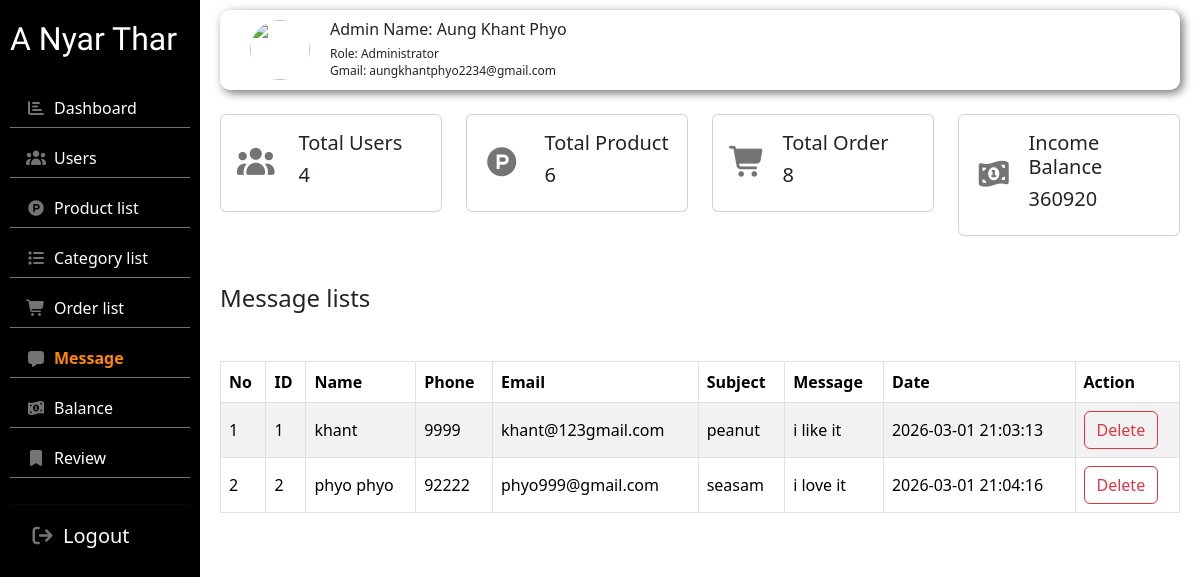
Screenshot of /admin/message.php (signed in) with the database file from the repository.
### tables this page shows
CREATE TABLE `user` (
  `user_id` int NOT NULL AUTO_INCREMENT,
  `user_name` varchar(30) DEFAULT NULL,
  `user_email` varchar(30) DEFAULT NULL,
  `user_pass` varchar(15) DEFAULT NULL,
  `user_phone` varchar(15) DEFAULT NULL,
  `user_address` varchar(25) DEFAULT NULL,
  `role` varchar(15) DEFAULT NULL,
  PRIMARY KEY (`user_id`)
);

CREATE TABLE `contact` (
  `ct_id` int NOT NULL AUTO_INCREMENT,
  `ct_name` varchar(30) DEFAULT NULL,
  `ct_phone` int DEFAULT NULL,
  `ct_email` varchar(30) DEFAULT NULL,
  `ct_subject` varchar(50) DEFAULT NULL,
  `ct_message` varchar(200) DEFAULT NULL,
  `ct_date` varchar(30) DEFAULT NULL,
  PRIMARY KEY (`ct_id`)
);

### admin/message.php (the view, shortened to what this page needs)
<?php
    include('db.php');
    $adminname = "";
    if(isset($_SESSION["admin_id"])){
        $adminid = $_SESSION['admin_id'];
        $getusername = "SELECT * FROM user WHERE user_id = '$adminid'";
        $res11 = mysqli_query($conn, $getusername);
        $admindata = mysqli_fetch_array($res11);
        if($admindata){
            $adminname = $admindata['user_name'];
            $adminemail = $admindata['user_email'];
        }
    }
    $countuser = "SELECT COUNT(*) as usertotal FROM user;";
    $res11 = mysqli_query($conn, $countuser);
    $user1 = mysqli_fetch_array($res11);
    $totaluser = $user1['usertotal'];
    $countpro = "SELECT COUNT(*) as prototal FROM product;";
    $res22 = mysqli_query($conn, $countpro);
    $product2 = mysqli_fetch_array($res22);
    $prototal = $product2['prototal'];
    $countincome = "SELECT sum(final_total) as incomebal FROM orders;";
    $res33 = mysqli_query($conn, $countincome);
    $inconme33 = mysqli_fetch_array($res33);
    $incomebal = $inconme33['incomebal'];
    $countorder = "SELECT COUNT(*) as ordertotal FROM orders;";
    $res44 = mysqli_query($conn, $countorder);
    $order44 = mysqli_fetch_array($res44);
    $ordertotal = $order44['ordertotal'];
?>
<!doctype html>
<html lang="en">
    <head>
        <link href="https://cdn.jsdelivr.net/npm/bootstrap@5.3.8/dist/css/bootstrap.min.css" rel="stylesheet">
        <link rel="stylesheet" href="https://cdnjs.cloudflare.com/ajax/libs/font-awesome/7.0.1/css/all.min.css">
        <link rel="stylesheet" href="./backend.css">
    </head>
    <body class="message-page">
        <div class="container-fluid">
            <div class="row">
                <div class="sider col-lg-2" style="height: 100vh;">
                    <h2 class="anyarthar">A Nyar Thar</h2>
                    <ul class="list-group list-group-flush">
                        <li class="list-group-item bg-black">
                            <i class="icon fa-solid fa-chart-bar me-2"></i><a class="link" href="./index.php">Dashboard</a>
                        </li>
                        <li class="list-group-item bg-black">
                            <i class="icon fa-solid fa-users me-2"></i></i><a class="link" href="./users.php">Users</a>
                        </li>
                        <li class="list-group-item bg-black">
                            <i class="icon fa-brands fa-product-hunt me-2"></i><a class="link" href="./product.php">Product list</a>
                        </li>
                        <li class="list-group-item bg-black">
                            <i class="icon fa-solid fa-list me-2"></i><a class="link" href="./category.php">Category list</a>
                        </li>
                        <li class="list-group-item bg-black">
                            <i class="icon fa-solid fa-cart-shopping me-2"></i><a class="link" href="./order.php">Order list</a>
                        </li>
                        <li class="list-group-item bg-black">
                            <i class="icon fa-solid fa-message me-2"></i><a class="link" href="./message.php">Message</a>
                        </li>
                        <li class="list-group-item bg-black">
                            <i class="icon fa-solid fa-money-bill-1-wave me-2"></i></i><a class="link" href="./balance.php">Balance</a>
                        </li>
                        <li class="list-group-item bg-black">
                            <i class="icon fa-solid fa-bookmark me-2"></i><a class="link" href="./review.php">Review</a>
                        </li><hr>
                    </ul>
                    <div class="logout d-flex align-items-center">
                        <button onclick="logout()"><i class="logouticon fa-solid fa-arrow-right-from-bracket me-2"></i>Logout</button>
                    </div>
                </div>
                <div class="main col-lg-10 col-md--10">
                    <div class=" row">
                        <div class="col-lg-12 col-md-12">
                            <div class="adminpro d-flex align-items-center">
                                <div class="proimg">
                                    <img src="./projectphoto/profile photo1.png" alt="">
                                </div>
                                <div class="admindetial">
                                    <h5>Admin Name: <?php echo $adminname ?></h5>
                                    <h6>Role: Administrator</h6>
                                    <h6>Gmail: <?php echo $adminemail ?></h6>
                                </div>
                            </div>
                        </div>
                    </div>
                    <div class="row my-4">
                        <div class="col-lg-3 col-md-3">
                            <div class="card">
                                <div class="card-body d-flex align-items-center">
                                    <div class="me-3">
                                        <i class="icon fa-solid fa-users me-2"></i>
                                    </div>
                                    <div>
                                        <h5>Total Users</h5>
                                        <h5><?php echo $totaluser ?></h5>
                                    </div>
                                </div>
                            </div>
                        </div>
                        <div class="col-lg-3 col-md-3">
                            <div class="card">
                                <div class="card-body d-flex align-items-center">
                                    <div class="me-3">
                                        <i class="icon fa-brands fa-product-hunt me-2"></i>
                                    </div>
                                    <div>
                                        <h5>Total Product</h5>
                                        <h5><?php echo $prototal ?></h5>
                                    </div>
                                </div>
                            </div>
                        </div>
                        <div class="col-lg-3 col-md-3">
                            <div class="card">
                                <div class="card-body d-flex align-items-center">
                                    <div class="me-3">
                                        <i class="icon fa-solid fa-cart-shopping"></i>
                                    </div>
                                    <div>
                                        <h5>Total Order</h5>
                                        <h5><?php echo $ordertotal ?></h5>
                                    </div>
                                </div>
                            </div>
                        </div>
                        <div class="col-lg-3 col-md-3">
                            <div class="card">
                                <div class="card-body d-flex align-items-center">
                                    <div class="me-3">
                                        <i class="icon fa-solid fa-money-bill-1-wave"></i>
                                    </div>
                                    <div>
                                        <h5>Income Balance</h5>
                                        <h5><?php echo $incomebal ?></h5>
                                    </div>
                                </div>
                            </div>
                        </div>
                    </div>
                    <div class="row">
                        <div class="messagelist">
                            <div class="d-flex justify-content-between align-items-center pt-4 pb-3">
                                <div>
                                    <h4>Message lists</h4>
                                </div>
                            </div>
                            <div class="ptable my-4">
                                <table class="table table-bordered table-striped ">
                                    <thead class="align-middle">
                                        <tr>
                                            <th>No</th>
                                            <th>ID</th>
                                            <th>Name</th>
                                            <th>Phone</th>
                                            <th>Email</th>
                                            <th>Subject</th>
                                            <th>Message</th>
                                            <th>Date</th>
                                            <th>Action</th>
                                        </tr>
                                    </thead>
                                    <tbody class="align-middle">
                                        <?php
                                            $getmessagedata = "SELECT * FROM contact";
                                            $getdata = mysqli_query($conn, $getmessagedata);
                                            $i = 1;
                                            while($ctdata = mysqli_fetch_array($getdata)):
                                        ?>
                                        <tr>
                                            <td> <?php echo $i++ ?> </td>
                                            <td> <?php echo $ctdata['ct_id'] ?> </td>
                                            <td> <?php echo $ctdata['ct_name'] ?> </td>
                                            <td> <?php echo $ctdata['ct_phone'] ?> </td>
                                            <td> <?php echo $ctdata['ct_email'] ?> </td>
                                            <td> <?php echo $ctdata['ct_subject'] ?> </td>
                                            <td> <?php echo $ctdata['ct_message'] ?> </td>
                                            <td> <?php echo $ctdata['ct_date'] ?> </td>
                                            <td>
                                                <a href="message_del.php?id=<?php echo $ctdata['ct_id'] ?>" class="btn btn-outline-danger">Delete</a>
                                            </td>
                                        </tr>
                                        <?php endwhile ?>
                                    </tbody>
                                </table>
                            </div>
                        </div>
                    </div>
                </div>
            </div>
        </div>
    </body>
</html>

### admin/backend.css (style rules this page uses)
:root { --maincolor: #ff8800; --navcolor: #747474; --whitecolor: #ffffff; --shadowblack: #000000; }
* { margin: 0; padding: 0; }
.dashboard-page .link[href*="index"], .users-page .link[href*="users"], .product-page .link[href*="product"], .category-page .link[href*="category"], .order-page .link[href*="order"], .message-page .link[href*="message"], .balance-page .link[href*="balance"], .review-page .link[href*="review"] { color: var(--maincolor) !important; font-weight: bold; }
.sider { background-color: black; padding: 20px 10px ; position: sticky; top: 0; }
.sider .anyarthar { color: var(--whitecolor); font-family: "Irish Grover", system-ui; margin-bottom: 30px; }
.sider ul li { border-bottom: 1px solid var(--navcolor); margin-bottom: 10px; padding-bottom: 7px; }
.sider ul li a { text-decoration: none; outline: none; color: var(--whitecolor); font-size: 16px; }
.sider ul li .icon { color: var(--navcolor); }
.sider .logout button { border: none; outline: none; background: none; color: var(--whitecolor); font-size: 20px; margin-left: 20px; }
.sider .logout .logouticon { color: var(--navcolor); font-size: 20px; }
.main { padding: 10px 20px; }
.adminpro { box-shadow: 3px 3px 10px var(--navcolor); border-radius: 10px; padding: 10px 30px; background-color: rgba(255, 255, 255, 0.5); backdrop-filter: blur(5px); }
.adminpro .proimg { width: 60px; height: 60px; margin-right: 20px; }
.adminpro .proimg img { width: 100%; height: 100%; border-radius: 50%; }
.adminpro .admindetial h5 { font-size: 16px; }
.adminpro .admindetial h6 { font-size: 12px; margin-bottom: 2px; }
.card .icon { font-size: 30px; color: var(--navcolor); }

### rows the page displays
user: user_name "Aung Khant Phyo", user_email "aungkhantphyo2234@gmail.com"
contact: ct_id "1", ct_name "khant", ct_phone "9999", ct_email "khant@123gmail.com", ct_subject "peanut", ct_message "i like it", ct_date "2026-03-01 21:03:13"
contact: ct_id "2", ct_name "phyo phyo", ct_phone "92222", ct_email "phyo999@gmail.com", ct_subject "seasam", ct_message "i love it", ct_date "2026-03-01 21:04:16"

### other values shown
$totaluser "4"
$prototal "6"
$ordertotal "8"
$incomebal "360920"
